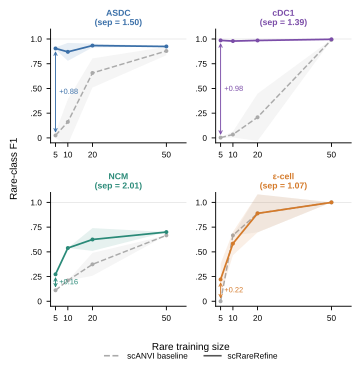

Generate this figure with Python:
"""
Data efficiency: rare_train_size vs rare F1, baseline vs scRareRefine.
Nature single-column style, 88 x 90 mm.
Shows the advantage at low-label regime.
"""
from pathlib import Path

import numpy as np
import pandas as pd
import matplotlib as mpl
import matplotlib.pyplot as plt

mpl.rcParams.update({
    "font.family": "sans-serif",
    "font.sans-serif": ["Arial", "Helvetica", "DejaVu Sans"],
    "svg.fonttype": "none",
    "pdf.fonttype": 42,
    "font.size": 7,
    "axes.linewidth": 0.7,
    "xtick.major.width": 0.7,
    "ytick.major.width": 0.7,
    "xtick.major.size": 3.0,
    "ytick.major.size": 3.0,
})

ROOT = Path(__file__).parent
OUT  = ROOT / "fig_data_efficiency_v2"

# ── Data ──────────────────────────────────────────────────────────────────────
df = pd.read_csv(ROOT / "table_trainsize.csv")

# Keep only baseline and prototype_gate_marker; drop "all" size
df = df[df["method"].isin(["baseline", "prototype_gate_marker"])]
df = df[df["rare_train_size"] != "all"]
df["rts"] = df["rts_num"].astype(float)

# Panel definition: (dataset, rare_class, title, sep_ratio_str)
PANELS = [
    ("immune_dc",    "ASDC",                    "ASDC\n(sep = 1.50)",  "#3A6FA8"),
    ("immune_dc",    "cDC1",                    "cDC1\n(sep = 1.39)",  "#7B4DA8"),
    ("tabula_liver", "non-classical monocyte",  "NCM\n(sep = 2.01)",   "#2A8A78"),
    ("pancreas",     "epsilon",                 "ε-cell\n(sep = 1.07)","#D47A2A"),
]

METHOD_STYLE = {
    "baseline":              dict(color="#AAAAAA", ls="--", lw=1.1, label="scANVI baseline", zorder=3),
    "prototype_gate_marker": dict(color=None,      ls="-",  lw=1.3, label="scRareRefine",   zorder=4),
}
# Each panel gets its own accent color for scRareRefine line
PANEL_COLORS = [meta[3] for meta in PANELS]

# ── Figure layout: 2×2 ───────────────────────────────────────────────────────
FIGW, FIGH = 3.70, 3.70   # inches (94 × 94 mm) — slightly wider for 2x2
fig, axes = plt.subplots(2, 2, figsize=(FIGW, FIGH), sharey=False)
axes = axes.flatten()

X_TICKS = [5, 10, 20, 50]
X_LABELS = ["5", "10", "20", "50"]

for idx, (dataset, rare_class, title, accent) in enumerate(PANELS):
    ax = axes[idx]

    sub = df[(df["dataset"] == dataset) & (df["rare_class"] == rare_class)]

    for method, style in METHOD_STYLE.items():
        ms = sub[sub["method"] == method].sort_values("rts")
        if ms.empty:
            continue

        color = accent if style["color"] is None else style["color"]

        # Line
        ax.plot(ms["rts"], ms["mean"],
                color=color, ls=style["ls"], lw=style["lw"],
                zorder=style["zorder"], marker="o", markersize=3.0,
                markerfacecolor=color, markeredgewidth=0)

        # Shaded ± SD band
        ax.fill_between(ms["rts"],
                        ms["mean"] - ms["std"].fillna(0),
                        ms["mean"] + ms["std"].fillna(0),
                        alpha=0.12, color=color, linewidth=0,
                        zorder=style["zorder"] - 1)

    # Annotate gap at lowest available train size
    lo = sub[sub["method"] == "baseline"]["rts"].min()
    base_lo  = sub[(sub["method"] == "baseline")       & (sub["rts"] == lo)]["mean"].values
    ours_lo  = sub[(sub["method"] == "prototype_gate_marker") & (sub["rts"] == lo)]["mean"].values
    if len(base_lo) and len(ours_lo) and ours_lo[0] - base_lo[0] > 0.05:
        ax.annotate("",
                    xy=(lo, ours_lo[0]), xytext=(lo, base_lo[0]),
                    arrowprops=dict(arrowstyle="<->", lw=0.7,
                                    color=accent, mutation_scale=6),
                    zorder=6)
        mid_y = (base_lo[0] + ours_lo[0]) / 2
        ax.text(lo + 1.5, mid_y, f"+{ours_lo[0]-base_lo[0]:.2f}",
                fontsize=5.6, color=accent, va="center", ha="left")

    ax.set_title(title, fontsize=6.5, color=accent, pad=3, fontweight="bold")
    ax.set_xlim(3, 58)
    ax.set_ylim(-0.05, 1.10)
    ax.set_xticks(X_TICKS)
    ax.set_xticklabels(X_LABELS, fontsize=6.2)
    ax.set_yticks([0, 0.25, 0.50, 0.75, 1.0])
    ax.set_yticklabels(["0", ".25", ".50", ".75", "1.0"], fontsize=6.2)
    ax.tick_params(direction="out")
    ax.spines["top"].set_visible(False)
    ax.spines["right"].set_visible(False)
    ax.axhline(1.0, color="#E0E0E0", lw=0.5, zorder=0)

# Shared axis labels
fig.text(0.52, 0.01, "Rare training size", ha="center", fontsize=7.5)
fig.text(0.01, 0.52, "Rare-class F1", va="center", rotation=90, fontsize=7.5)

# Legend (bottom center)
from matplotlib.lines import Line2D
legend_handles = [
    Line2D([0], [0], color="#AAAAAA", ls="--", lw=1.2, label="scANVI baseline"),
    Line2D([0], [0], color="#555555", ls="-",  lw=1.2, label="scRareRefine"),
]
fig.legend(handles=legend_handles, loc="lower center",
           ncol=2, fontsize=6.2, frameon=False,
           bbox_to_anchor=(0.52, -0.04))

fig.tight_layout(rect=[0.04, 0.06, 1, 1], h_pad=1.4, w_pad=1.0)

# ── Save ──────────────────────────────────────────────────────────────────────
for ext in ("svg", "pdf"):
    fig.savefig(f"{OUT}.{ext}", bbox_inches="tight")
fig.savefig(f"{OUT}.tiff", dpi=600, bbox_inches="tight")
plt.close(fig)
print(f"Saved → {OUT}.*")
